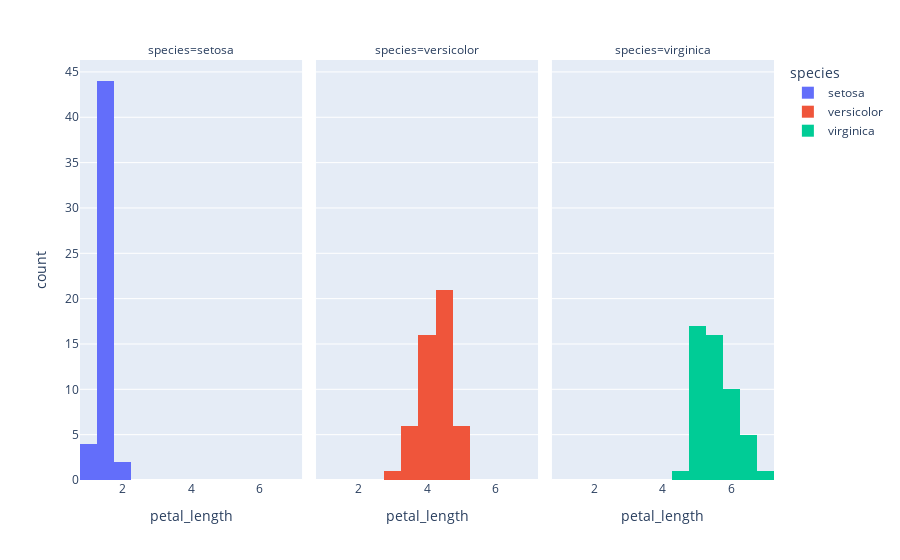

The cell this chart's notebook holds for it:
### Code cell
fig=px.histogram(df,x='petal_length',
                 color='species',
                 facet_col='species')
fig

### Figure 1 — Plotly figure (JSON) as saved in the notebook; plotly's stock layout.template omitted (floating-point values rounded to 4 significant figures)
{"data": [{"bingroup": "x", "hovertemplate": "species=setosa<br>petal_length=%{x}<br>count=%{y}<extra></extra>", "legendgroup": "setosa", "marker": {"color": "#636efa", "pattern": {"shape": ""}}, "name": "setosa", "orientation": "v", "showlegend": true, "type": "histogram", "x": [1.4, 1.4, 1.3, 1.5, 1.4, 1.7, 1.4, 1.5, 1.4, 1.5, 1.5, 1.6, 1.4, 1.1, 1.2, 1.5, 1.3, 1.4, 1.7, 1.5, 1.7, 1.5, 1.0, 1.7, 1.9, 1.6, 1.6, 1.5, 1.4, 1.6, 1.6, 1.5, 1.5, 1.4, 1.5, 1.2, 1.3, 1.5, 1.3, 1.5, 1.3, 1.3, 1.3, 1.6, 1.9, 1.4, 1.6, 1.4, 1.5, 1.4], "xaxis": "x", "yaxis": "y"}, {"bingroup": "x", "hovertemplate": "species=versicolor<br>petal_length=%{x}<br>count=%{y}<extra></extra>", "legendgroup": "versicolor", "marker": {"color": "#EF553B", "pattern": {"shape": ""}}, "name": "versicolor", "orientation": "v", "showlegend": true, "type": "histogram", "x": [4.7, 4.5, 4.9, 4.0, 4.6, 4.5, 4.7, 3.3, 4.6, 3.9, 3.5, 4.2, 4.0, 4.7, 3.6, 4.4, 4.5, 4.1, 4.5, 3.9, 4.8, 4.0, 4.9, 4.7, 4.3, 4.4, 4.8, 5.0, 4.5, 3.5, 3.8, 3.7, 3.9, 5.1, 4.5, 4.5, 4.7, 4.4, 4.1, 4.0, 4.4, 4.6, 4.0, 3.3, 4.2, 4.2, 4.2, 4.3, 3.0, 4.1], "xaxis": "x2", "yaxis": "y2"}, {"bingroup": "x", "hovertemplate": "species=virginica<br>petal_length=%{x}<br>count=%{y}<extra></extra>", "legendgroup": "virginica", "marker": {"color": "#00cc96", "pattern": {"shape": ""}}, "name": "virginica", "orientation": "v", "showlegend": true, "type": "histogram", "x": [6.0, 5.1, 5.9, 5.6, 5.8, 6.6, 4.5, 6.3, 5.8, 6.1, 5.1, 5.3, 5.5, 5.0, 5.1, 5.3, 5.5, 6.7, 6.9, 5.0, 5.7, 4.9, 6.7, 4.9, 5.7, 6.0, 4.8, 4.9, 5.6, 5.8, 6.1, 6.4, 5.6, 5.1, 5.6, 6.1, 5.6, 5.5, 4.8, 5.4, 5.6, 5.1, 5.1, 5.9, 5.7, 5.2, 5.0, 5.2, 5.4, 5.1], "xaxis": "x3", "yaxis": "y3"}], "layout": {"annotations": [{"font": {}, "showarrow": false, "text": "species=setosa", "x": 0.16, "xanchor": "center", "xref": "paper", "y": 1, "yanchor": "bottom", "yref": "paper"}, {"font": {}, "showarrow": false, "text": "species=versicolor", "x": 0.5, "xanchor": "center", "xref": "paper", "y": 1, "yanchor": "bottom", "yref": "paper"}, {"font": {}, "showarrow": false, "text": "species=virginica", "x": 0.84, "xanchor": "center", "xref": "paper", "y": 1, "yanchor": "bottom", "yref": "paper"}], "barmode": "relative", "legend": {"title": {"text": "species"}, "tracegroupgap": 0}, "margin": {"t": 60}, "xaxis": {"anchor": "y", "domain": [0, 0.32], "title": {"text": "petal_length"}}, "xaxis2": {"anchor": "y2", "domain": [0.34, 0.66], "matches": "x", "title": {"text": "petal_length"}}, "xaxis3": {"anchor": "y3", "domain": [0.68, 1.0], "matches": "x", "title": {"text": "petal_length"}}, "yaxis": {"anchor": "x", "domain": [0, 1], "title": {"text": "count"}}, "yaxis2": {"anchor": "x2", "domain": [0, 1], "matches": "y", "showticklabels": false}, "yaxis3": {"anchor": "x3", "domain": [0, 1], "matches": "y", "showticklabels": false}}}
